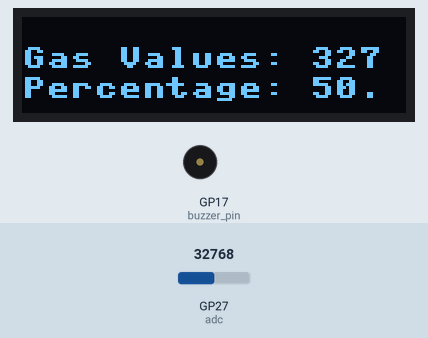
The program below on a simulated Raspberry Pi Pico running MicroPython. Parts: 128×32 one-colour display, buzzer (waves = sounding). The inputs (shaded band) are chosen by the test bench; at power-on: GP27 (adc) = 32768 (analog values on the 0–65535 scale). Library files of the repository ran but are not shown: ssd1306.py; what the program prints to the serial console is not drawn.

Above: at 1.2 s.
1.3 s: GP27 (adc) set to 38784
At 2.6 s:
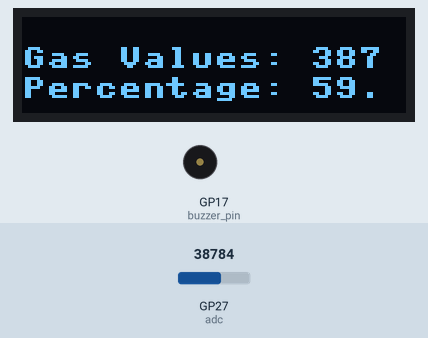
3.6 s: GP27 (adc) set to 41152
At 4.8 s:
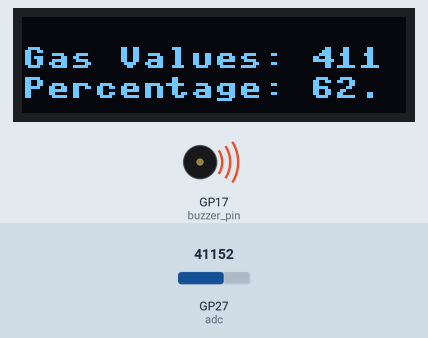
5.6 s: GP27 (adc) set to 45874
At 7.0 s:
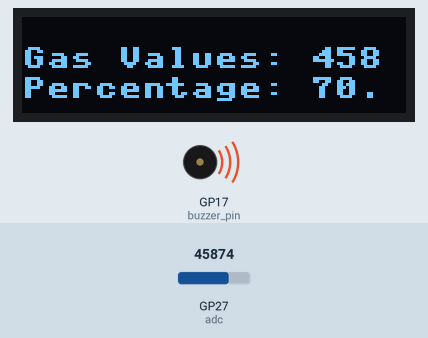
7.7 s: GP27 (adc) set to 32767
At 9.2 s:
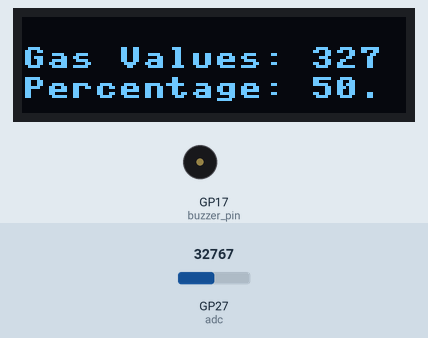
Timing chart, 0 to 10.7 s (numbered marks = the images above; inputs shaded):
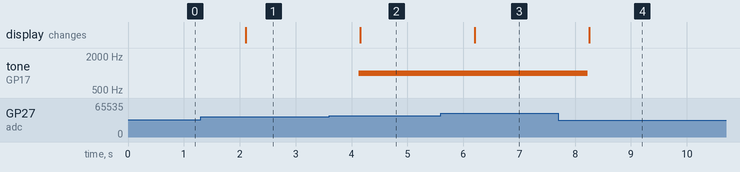

The program:

Integrated_Gas_Monitoring_without_buzz_freq.py
```python
from machine import ADC, Pin, PWM, I2C
from ssd1306 import SSD1306_I2C
import utime

# Set up the analog-to-digital converter (ADC) for the gas sensor
adc = ADC(Pin(27))

# Set up the PWM for the buzzer
buzzer_pin = Pin(17)
pwm = PWM(buzzer_pin)

# Min and Max values for the gas sensor
min_sensor_value = 0
max_sensor_value = 65535

# Set the initial frequency for the buzzer
pwm.freq(1000)

# Threshold for triggering the gas alert (adjust as needed)
gas_alert_threshold = 61

# OLED configuration
WIDTH = 120
HEIGHT = 32
i2c = I2C(0, scl=Pin(1), sda=Pin(0), freq=200000)
oled = SSD1306_I2C(WIDTH, HEIGHT, i2c)

# Main loop for continuous sensor readings and emergency notification sound
while True:
    # Read analog value from the gas sensor
    sensor_value = adc.read_u16()

    # Calculate percentage based on the sensor's min and max values
    percentage = ((sensor_value - min_sensor_value) / (max_sensor_value - min_sensor_value)) * 100

    # Print the current gas sensor value and calculated percentage
    print("Surrounding Gas Values:", sensor_value)
    print("Percentage:", percentage, "%")

    # Check if gas concentration exceeds the threshold for an alert
    if percentage > gas_alert_threshold:
        # Trigger emergency notification sound
        pwm.duty_u16(32767)  # Set duty cycle to 50% for buzzing
        print("Gas concentration exceeds threshold! Take precautions.")
    else:
        # Turn off the buzzer if no alert
        pwm.duty_u16(0)

    # Display sensor readings on OLED
    oled.fill(0)
    oled.text("Gas Values: {}".format(sensor_value), 0, 10)
    oled.text("Percentage: {:.2f}%".format(percentage), 0, 20)
    oled.show()

    # Wait for a short delay before the next reading (1 second in this case)
    utime.sleep(1)
```

Measured:
- the behaviour switches between 39968 and 39984 on GP27 (adc) (found by bisection; images 1 and 2)
- after the input at 1.3 s, the display: changes after 0.80 s (image 1)
- after the input at 3.6 s, tone on GP17 (buzzer_pin): silent → 1000 Hz after 0.53 s; the display: changes after 0.55 s (image 2)
- after the input at 5.6 s, the display: changes after 0.60 s (image 3)
- after the input at 7.7 s, tone on GP17 (buzzer_pin): 1000 Hz → silent after 0.53 s; the display: changes after 0.55 s (image 4)
